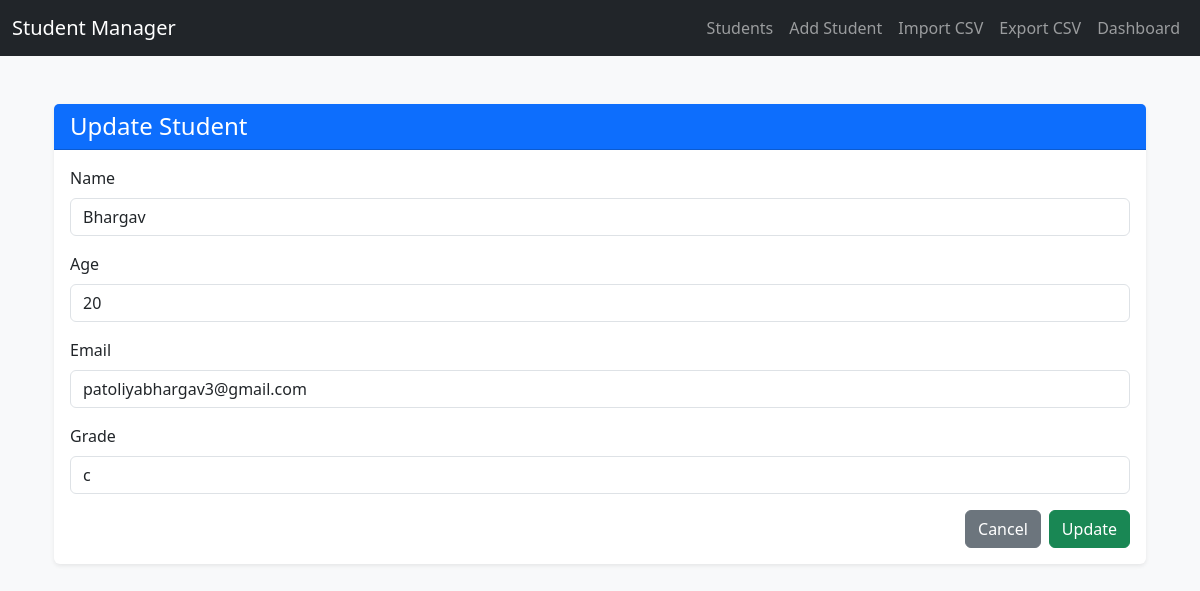
The app's page /update/2/ with its own data.
### student_app/models.py (models this page shows, shortened)
class Student(models.Model):
    name = models.CharField(max_length=100)
    age = models.IntegerField()
    email = models.EmailField()
    grade = models.CharField(max_length=2)

### student_app/views.py (the view)
# urls.py: path('update/<int:pk>/', views.student_update, name='student_update'),
def student_update(request, pk):
    student = get_object_or_404(Student, pk=pk)
    if request.method == 'POST':
        form = StudentForm(request.POST, instance=student)
        if form.is_valid():
            form.save()
            messages.success(request, "Student updated successfully.")
            return redirect('student_list')
    else:
        form = StudentForm(instance=student)
    return render(request, 'student_form.html', {'form': form})

### student_app/forms.py
class StudentForm(forms.ModelForm):
    class Meta:
        model = Student
        fields = '__all__'
    def __init__(self, *args, **kwargs):
        super(StudentForm, self).__init__(*args, **kwargs)
        for field in self.fields.values():
            field.widget.attrs['class'] = 'form-control'

### student_app/templates/student_form.html (shortened to what this page needs)
{% extends 'base.html' %}
{% block content %}
<div class="container mt-5">
    <div class="card shadow-sm border-0">
        <div class="card-header bg-primary text-white">
            <h4 class="mb-0">
                {{ form.instance.pk|yesno:"Update Student,Create Student" }}
            </h4>
        </div>
        <div class="card-body">
            <form method="POST" novalidate>
                {% for field in form %}
                    <div class="mb-3">
                        <label class="form-label">{{ field.label }}</label>
                        {{ field }}
                    </div>
                {% endfor %}
                <div class="d-flex justify-content-end">
                    <a href="{% url 'student_list' %}" class="btn btn-secondary me-2">Cancel</a>
                    <button type="submit" class="btn btn-success">
                        {{ form.instance.pk|yesno:"Update,Create" }}
                    </button>
                </div>
            </form>
        </div>
    </div>
</div>
{% endblock %}

### records on screen
Student: instance.pk "Update Student", form "Bhargav" "20" "patoliyabhargav3@gmail.com" "c", instance.pk "Update"

### other values on screen
{{ field.label }} "Name" "Age" "Email" "Grade"
